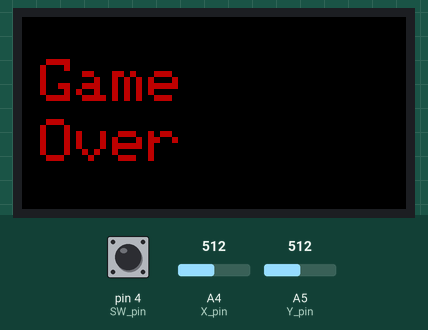
The sketch below on a simulated Arduino Mega 2560, built with avr-gcc and run on an emulated ATmega2560. Shown: 64×32 colour display. The inputs (shaded band) are chosen by the test bench; at power-on: pin 4 (SW_pin) HIGH, A5 (Y_pin) = 512, A4 (X_pin) = 512. Random numbers use the default seed unless the sketch sets one; what the sketch prints to the serial monitor is not drawn.

Above: at 1.2 s.
1.3 s: pin 4 (SW_pin) pulled LOW for 0.15 s
At 1.5 s:
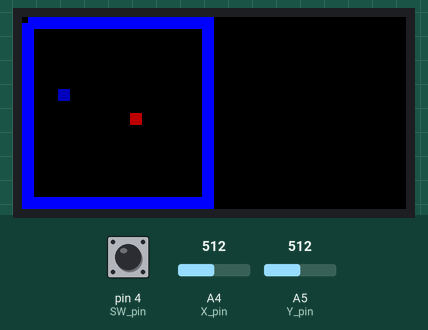
2.0 s: A5 (Y_pin) set to 810
At 2.9 s:
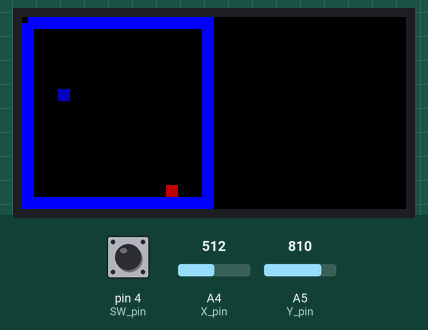
3.6 s: pin 4 (SW_pin) pulled LOW for 1 s
At 4.59 s:
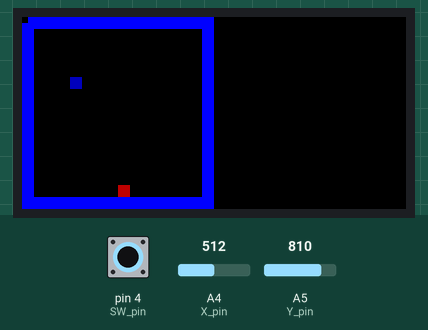
Timing chart, 0 to 6.6 s (numbered marks = the images above; inputs shaded):
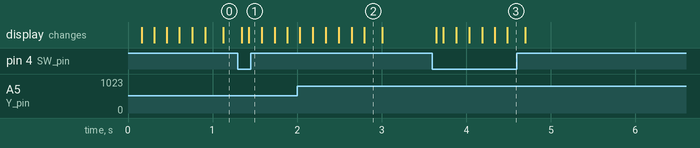

The sketch:

snake2.0.ino
```cpp
#include <RGBmatrixPanel.h>

#define CLK 11 // USE THIS ON ARDUINO MEGA
#define OE   9
#define LAT 10
#define A   A0
#define B   A1
#define C   A2
#define D   A3

const int SW_pin = 4; // digital pin connected to switch output
const int X_pin = A4; // analog pin connected to X output
const int Y_pin = A5; // analog pin connected to Y output

long currentMillis;
long prevMillis = 0;

int screenWidth = 32;
int screenHeight = 32;

int x;
int y;

int xHeadStart = screenWidth/2;
int yHeadStart = screenHeight/2;

int snakeOldX = xHeadStart;
int snakeOldY = yHeadStart;

int xHeadNew = xHeadStart;
int yHeadNew = yHeadStart;

int snakeWidth = 2;
int snakeHeight = 2;

int headSpeed = 150;

String headDirection = "right";

String joystickDirection;

//fruit
int fruitX;
int fruitY;
int fruitActive = 0;

// Snake
const int MAX_SNAKE_LENGTH = 20;

// Variables
int snakeX[MAX_SNAKE_LENGTH];                      // X-coordinates of snake
int snakeY[MAX_SNAKE_LENGTH];                      // Y-coordinates of snake
int snakeLength = 2;                               // nr of parts of snake


RGBmatrixPanel matrix(A, B, C, D, CLK, LAT, OE, false, 64);

void setup() {
  // put your setup code here, to run once:
  pinMode(SW_pin, INPUT);
  digitalWrite(SW_pin, HIGH);
  Serial.begin(9600);
  matrix.begin();
  matrix.drawRect(0, 0, screenWidth, screenHeight, matrix.Color333(0, 0, 7));
  matrix.drawRect(1, 1, screenWidth-2, screenHeight-2, matrix.Color333(0, 0, 7));
  matrix.fillRect(xHeadStart, yHeadStart, snakeWidth, snakeHeight, matrix.Color333(5, 0, 0));
  millis();
  snakeX[0] = xHeadStart;
  snakeY[0] = yHeadStart;
  for (int i = 1; i < MAX_SNAKE_LENGTH; i++) {
    snakeX[i] = snakeY[i] = -1;
  }
}

void loop() {
  Serial.println(snakeX[0]);
  currentMillis = millis();
  x = analogRead(X_pin);
  y = analogRead(Y_pin);
  //Serial.println(y);

  if (fruitActive == 0) {
    makeFruit();
  }

  if (currentMillis - prevMillis >= headSpeed) {
    headDirectionCheck();
    headMovement();
    draw();
    prevMillis = currentMillis;
  }

  if (digitalRead(SW_pin) == LOW) {
  }
}

void draw() {
  drawSnake();
  if (fruitActive == 0) {
    drawFruit();
  }
}

void makeFruit() {
  fruitX = 1;
  fruitY = 1;
  while (fruitX % 2 != 0) {
    fruitX = random(2, screenWidth-2);
  }
  while (fruitY % 2 != 0) {
    fruitY = random(2, screenHeight-2);
  }
}

void drawFruit() {
  makeFruit();
  matrix.fillRect(fruitX, fruitY, snakeWidth, snakeHeight, matrix.Color333(0, 0, 5));
  fruitActive++;
}

void headDirectionCheck() {
  if (headDirection.equals("left") || headDirection.equals("right")) {
  if (y < 200) {
      headDirection = "up";
    }

    if (y > 800) {
      headDirection = "down";
    }
  }

  else if (headDirection.equals("up") || headDirection.equals("down")) {
  if (x > 800) {
      headDirection = "right";
    }

    if (x < 200) {
      headDirection = "left";
    }
  }
}

void headMovement() {
  for (int i = snakeLength - 1; i > 0; i--) {
    snakeX[i] = snakeX[i - 1];
    snakeY[i] = snakeY[i - 1];
  }

  if (headDirection.equals("left")) {
    if (xHeadNew > snakeWidth) {
      xHeadNew -= 2;
      snakeX[0] -= 2;
    }
    else {
      gameOver();
    }
  }

  if (headDirection.equals("right")) {
    if (xHeadNew < (screenWidth-2 - snakeWidth)) {
      xHeadNew += 2;
      snakeX[0] += 2;
    }
    else {
      gameOver();
    }
  }

  if (headDirection.equals("up")) {
    if (yHeadNew > snakeHeight) {
      yHeadNew -= 2;
      snakeY[0] -= 2;
    }
    else {
      gameOver();
    }
  }

  if (headDirection.equals("down")) {
    if (yHeadNew < (screenHeight-2 - snakeHeight)) {
      yHeadNew += 2;
      snakeY[0] += 2;
    }
    else {
      gameOver();
    }
  }

  if (xHeadNew == fruitX && yHeadNew == fruitY) {
    if (snakeLength < MAX_SNAKE_LENGTH) {
      snakeLength++;
    }
    fruitActive--;
  }
  for (int i = snakeLength; i > 1; i--) {
    if (snakeX[0] == snakeX[i] && snakeY[0] == snakeY[i]) {
      gameOver();
    }
  }
}

void gameOver() {
  matrix.fillRect(0, 0, screenWidth, screenHeight, matrix.Color333(0, 0, 0));
  matrix.setTextColor(matrix.Color333(5, 0, 0));
  if (screenWidth == 64){
  matrix.setTextSize(2);
  matrix.setCursor(9, 1);
  matrix.print("Game");
  matrix.setCursor(9, 17);
  matrix.print("Over");
  }
  else if (screenWidth == 32){
    matrix.setTextSize(1);
  matrix.setCursor(3, 7);
  matrix.print("Game");
  matrix.setCursor(3, 17);
  matrix.print("Over");
  }

  while (digitalRead(SW_pin) == HIGH) {
  }
  restart();
}

void restart() {
  snakeX[0] = xHeadStart;
  snakeY[0] = yHeadStart;
  xHeadNew = xHeadStart;
  yHeadNew = yHeadStart;
  for (int i = 1; i < MAX_SNAKE_LENGTH; i++) {
    snakeX[i] = snakeY[i] = -1;
  }
  snakeLength = 2;
  fruitActive = 0;
  headDirection = "right";
  matrix.fillRect(0, 0, 64, 32, matrix.Color333(0, 0, 0));
  matrix.drawRect(0, 0, screenWidth, screenHeight, matrix.Color333(0, 0, 7));
  matrix.drawRect(1, 1, screenWidth-2, screenHeight-2, matrix.Color333(0, 0, 7));
  drawSnake();
}

void drawSnake() {
  for (int i = 0; i < snakeLength; i++) {
    matrix.drawRect(snakeX[i], snakeY[i], snakeWidth, snakeHeight, matrix.Color333(5, 0, 0));
  }
  matrix.fillRect(snakeX[snakeLength - 1], snakeY[snakeLength - 1], 2, 2, matrix.Color333(0, 0, 0));
}
```

Measured:
- after the input at 1.3 s, the display: first changes after 0.05 s (image 1 shows a later state)
- after the input at 3.6 s, the display: first changes after 0.05 s (image 3 shows a later state)
